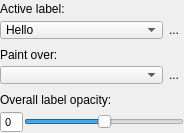
<?xml version="1.0" encoding="UTF-8"?>
<ui version="4.0">
 <class>LabelInspector</class>
 <widget class="QWidget" name="LabelInspector">
  <property name="geometry">
   <rect>
    <x>0</x>
    <y>0</y>
    <width>184</width>
    <height>133</height>
   </rect>
  </property>
  <property name="sizePolicy">
   <sizepolicy hsizetype="Fixed" vsizetype="Preferred">
    <horstretch>0</horstretch>
    <verstretch>0</verstretch>
   </sizepolicy>
  </property>
  <property name="maximumSize">
   <size>
    <width>16777215</width>
    <height>16777215</height>
   </size>
  </property>
  <property name="windowTitle">
   <string>Form</string>
  </property>
  <property name="styleSheet">
   <string notr="true"/>
  </property>
  <layout class="QVBoxLayout" name="verticalLayout">
   <property name="spacing">
    <number>0</number>
   </property>
   <property name="leftMargin">
    <number>0</number>
   </property>
   <property name="topMargin">
    <number>0</number>
   </property>
   <property name="rightMargin">
    <number>0</number>
   </property>
   <property name="bottomMargin">
    <number>0</number>
   </property>
   <item>
    <widget class="QWidget" name="widget_5" native="true">
     <property name="styleSheet">
      <string notr="true">QLabel  {
font-size: 12px;
}

QComboBox {
  font-size:12px;
  padding: 0px 0px 0px 5px;
}

QSpinBox {
font-size: 11px;
}</string>
     </property>
     <layout class="QGridLayout" name="gridLayout" columnstretch="0,1,0">
      <property name="leftMargin">
       <number>0</number>
      </property>
      <property name="topMargin">
       <number>0</number>
      </property>
      <property name="rightMargin">
       <number>0</number>
      </property>
      <property name="bottomMargin">
       <number>0</number>
      </property>
      <property name="horizontalSpacing">
       <number>1</number>
      </property>
      <property name="verticalSpacing">
       <number>2</number>
      </property>
      <item row="0" column="0" colspan="3">
       <widget class="QLabel" name="label">
        <property name="font">
         <font>
          <pointsize>-1</pointsize>
         </font>
        </property>
        <property name="styleSheet">
         <string notr="true"/>
        </property>
        <property name="text">
         <string>Active label:</string>
        </property>
       </widget>
      </item>
      <item row="7" column="1" colspan="2">
       <widget class="QSlider" name="inOpacity">
        <property name="toolTip">
         <string>&lt;html&gt;&lt;head/&gt;&lt;body&gt;&lt;p&gt;&lt;span style=&quot; font-weight:600;&quot;&gt;Label Opacity (A,S,D keys)&lt;/span&gt;&lt;/p&gt;&lt;p&gt;Change the overall opacity of segmentation labels.&lt;br&gt;&lt;/p&gt;&lt;table border=&quot;0&quot; style=&quot; margin-top:0px; margin-bottom:0px; margin-left:0px; margin-right:0px;&quot; cellspacing=&quot;2&quot; cellpadding=&quot;0&quot;&gt;&lt;tr&gt;&lt;td style=&quot; padding-left:5; padding-right:5; padding-top:0; padding-bottom:0;&quot;&gt;&lt;p&gt;A,D&lt;/p&gt;&lt;/td&gt;&lt;td style=&quot; padding-left:5; padding-right:5; padding-top:0; padding-bottom:0;&quot;&gt;&lt;p&gt;Make labels less/more opaque&lt;/p&gt;&lt;/td&gt;&lt;/tr&gt;&lt;tr&gt;&lt;td style=&quot; padding-left:5; padding-right:5; padding-top:0; padding-bottom:0;&quot;&gt;&lt;p&gt;S&lt;/p&gt;&lt;/td&gt;&lt;td style=&quot; padding-left:5; padding-right:5; padding-top:0; padding-bottom:0;&quot;&gt;&lt;p&gt;Toggle label visibility on and off&lt;/p&gt;&lt;/td&gt;&lt;/tr&gt;&lt;/table&gt;&lt;/body&gt;&lt;/html&gt;</string>
        </property>
        <property name="minimum">
         <number>0</number>
        </property>
        <property name="maximum">
         <number>100</number>
        </property>
        <property name="singleStep">
         <number>1</number>
        </property>
        <property name="pageStep">
         <number>10</number>
        </property>
        <property name="value">
         <number>50</number>
        </property>
        <property name="orientation">
         <enum>Qt::Orientation::Horizontal</enum>
        </property>
        <property name="tickPosition">
         <enum>QSlider::TickPosition::NoTicks</enum>
        </property>
        <property name="tickInterval">
         <number>25</number>
        </property>
       </widget>
      </item>
      <item row="4" column="0" colspan="2">
       <widget class="QComboBox" name="inBackLabel">
        <property name="toolTip">
         <string>&lt;html&gt;&lt;head/&gt;&lt;body&gt;&lt;p&gt;&lt;span style=&quot; font-weight:600;&quot;&gt;&amp;quot;Paint Over&amp;quot; Mask&lt;/span&gt;&lt;/p&gt;&lt;p&gt;Determines how segmentation operations such as drawing polygons affect voxels in the segmentation image.&lt;br/&gt;&lt;/p&gt;&lt;table border=&quot;0&quot; style=&quot; margin-top:0px; margin-bottom:0px; margin-left:0px; margin-right:0px;&quot; cellspacing=&quot;2&quot; cellpadding=&quot;0&quot;&gt;&lt;tr&gt;&lt;td&gt;&lt;p&gt;&lt;span style=&quot; text-decoration: underline;&quot;&gt;Paint over mask&lt;/span&gt;&lt;/p&gt;&lt;/td&gt;&lt;td&gt;&lt;p&gt;&lt;span style=&quot; text-decoration: underline;&quot;&gt;Which voxels are affected:&lt;/span&gt;&lt;/p&gt;&lt;/td&gt;&lt;/tr&gt;&lt;tr&gt;&lt;td&gt;&lt;p&gt;All labels&lt;/p&gt;&lt;/td&gt;&lt;td&gt;&lt;p&gt;All voxels&lt;/p&gt;&lt;/td&gt;&lt;/tr&gt;&lt;tr&gt;&lt;td&gt;&lt;p&gt;All visible labels  &amp;nbsp;&amp;nbsp; &lt;/p&gt;&lt;/td&gt;&lt;td&gt;&lt;p&gt;All voxels except those labeled with a hidden label&lt;/p&gt;&lt;/td&gt;&lt;/tr&gt;&lt;tr&gt;&lt;td&gt;&lt;p&gt;Clear label&lt;/p&gt;&lt;/td&gt;&lt;td&gt;&lt;p&gt;Voxels that have not been assigned a label already&lt;/p&gt;&lt;/td&gt;&lt;/tr&gt;&lt;tr&gt;&lt;td&gt;&lt;p&gt;Specific label&lt;/p&gt;&lt;/td&gt;&lt;td&gt;&lt;p&gt;Voxels that have the specific label &lt;/p&gt;&lt;/td&gt;&lt;/tr&gt;&lt;/table&gt;&lt;/body&gt;&lt;/html&gt;</string>
        </property>
       </widget>
      </item>
      <item row="1" column="0" colspan="2">
       <widget class="QComboBox" name="inForeLabel">
        <property name="toolTip">
         <string>&lt;html&gt;&lt;head/&gt;&lt;body&gt;&lt;p&gt;&lt;span style=&quot; font-weight:600;&quot;&gt;Active Segmentation Label (&amp;lt;,&amp;gt;)&lt;/span&gt;&lt;/p&gt;&lt;p&gt;Select the label used for segmentation operations, including manual and automatic tools. When segmentations are generated, they will be assigned the active segmentation label. &lt;/p&gt;&lt;/body&gt;&lt;/html&gt;</string>
        </property>
        <property name="styleSheet">
         <string notr="true">QAbstractItemView::item {
spacing:10;
}</string>
        </property>
        <property name="editable">
         <bool>false</bool>
        </property>
        <property name="insertPolicy">
         <enum>QComboBox::InsertPolicy::InsertAtBottom</enum>
        </property>
        <item>
         <property name="text">
          <string>Hello</string>
         </property>
        </item>
       </widget>
      </item>
      <item row="3" column="0" colspan="3">
       <widget class="QLabel" name="label_2">
        <property name="font">
         <font>
          <pointsize>-1</pointsize>
         </font>
        </property>
        <property name="styleSheet">
         <string notr="true"/>
        </property>
        <property name="text">
         <string>Paint over:</string>
        </property>
       </widget>
      </item>
      <item row="2" column="0">
       <spacer name="verticalSpacer">
        <property name="orientation">
         <enum>Qt::Orientation::Vertical</enum>
        </property>
        <property name="sizeType">
         <enum>QSizePolicy::Policy::Fixed</enum>
        </property>
        <property name="sizeHint" stdset="0">
         <size>
          <width>20</width>
          <height>4</height>
         </size>
        </property>
       </spacer>
      </item>
      <item row="4" column="2">
       <widget class="QToolButton" name="bntLabelSwap">
        <property name="maximumSize">
         <size>
          <width>20</width>
          <height>20</height>
         </size>
        </property>
        <property name="text">
         <string>...</string>
        </property>
        <property name="icon">
         <iconset theme="QIcon::ThemeIcon::SyncSynchronizing"/>
        </property>
        <property name="iconSize">
         <size>
          <width>12</width>
          <height>12</height>
         </size>
        </property>
        <property name="autoRaise">
         <bool>true</bool>
        </property>
       </widget>
      </item>
      <item row="6" column="0" colspan="3">
       <widget class="QLabel" name="label_6">
        <property name="font">
         <font>
          <pointsize>-1</pointsize>
         </font>
        </property>
        <property name="styleSheet">
         <string notr="true"/>
        </property>
        <property name="text">
         <string>Overall label opacity:</string>
        </property>
       </widget>
      </item>
      <item row="1" column="2">
       <widget class="QToolButton" name="btnLabelContext">
        <property name="maximumSize">
         <size>
          <width>20</width>
          <height>20</height>
         </size>
        </property>
        <property name="text">
         <string>...</string>
        </property>
        <property name="icon">
         <iconset>
          <normalon>:/root/context_gray_12.png</normalon>
         </iconset>
        </property>
        <property name="iconSize">
         <size>
          <width>12</width>
          <height>12</height>
         </size>
        </property>
        <property name="autoRaise">
         <bool>true</bool>
        </property>
       </widget>
      </item>
      <item row="7" column="0">
       <widget class="QSpinBox" name="inOpacityValue">
        <property name="maximumSize">
         <size>
          <width>32</width>
          <height>16777215</height>
         </size>
        </property>
        <property name="toolTip">
         <string>&lt;html&gt;&lt;head/&gt;&lt;body&gt;&lt;p&gt;&lt;span style=&quot; font-weight:600;&quot;&gt;Label Opacity (A,S,D keys)&lt;/span&gt;&lt;/p&gt;&lt;p&gt;Change the overall opacity of segmentation labels.&lt;br&gt;&lt;/p&gt;&lt;table border=&quot;0&quot; style=&quot; margin-top:0px; margin-bottom:0px; margin-left:0px; margin-right:0px;&quot; cellspacing=&quot;2&quot; cellpadding=&quot;0&quot;&gt;&lt;tr&gt;&lt;td style=&quot; padding-left:5; padding-right:5; padding-top:0; padding-bottom:0;&quot;&gt;&lt;p&gt;A,D&lt;/p&gt;&lt;/td&gt;&lt;td style=&quot; padding-left:5; padding-right:5; padding-top:0; padding-bottom:0;&quot;&gt;&lt;p&gt;Make labels less/more opaque&lt;/p&gt;&lt;/td&gt;&lt;/tr&gt;&lt;tr&gt;&lt;td style=&quot; padding-left:5; padding-right:5; padding-top:0; padding-bottom:0;&quot;&gt;&lt;p&gt;S&lt;/p&gt;&lt;/td&gt;&lt;td style=&quot; padding-left:5; padding-right:5; padding-top:0; padding-bottom:0;&quot;&gt;&lt;p&gt;Toggle label visibility on and off&lt;/p&gt;&lt;/td&gt;&lt;/tr&gt;&lt;/table&gt;&lt;/body&gt;&lt;/html&gt;</string>
        </property>
        <property name="frame">
         <bool>true</bool>
        </property>
        <property name="buttonSymbols">
         <enum>QAbstractSpinBox::ButtonSymbols::NoButtons</enum>
        </property>
       </widget>
      </item>
      <item row="5" column="0">
       <spacer name="verticalSpacer_2">
        <property name="orientation">
         <enum>Qt::Orientation::Vertical</enum>
        </property>
        <property name="sizeType">
         <enum>QSizePolicy::Policy::Fixed</enum>
        </property>
        <property name="sizeHint" stdset="0">
         <size>
          <width>20</width>
          <height>4</height>
         </size>
        </property>
       </spacer>
      </item>
     </layout>
    </widget>
   </item>
  </layout>
  <action name="actionEdit_Label">
   <property name="text">
    <string>Edit Label ...</string>
   </property>
   <property name="toolTip">
    <string>Edit the selected label in Label Editor dialog</string>
   </property>
   <property name="menuRole">
    <enum>QAction::MenuRole::NoRole</enum>
   </property>
  </action>
  <action name="actionLocate_Center_of_Mass">
   <property name="text">
    <string>Locate Center of Mass</string>
   </property>
   <property name="toolTip">
    <string>Place the 3D cursor at the center of mass of voxels assigned this label</string>
   </property>
   <property name="menuRole">
    <enum>QAction::MenuRole::NoRole</enum>
   </property>
  </action>
  <action name="actionNew_label">
   <property name="text">
    <string>New Label</string>
   </property>
   <property name="toolTip">
    <string>Create and select new segmentation label</string>
   </property>
   <property name="menuRole">
    <enum>QAction::MenuRole::NoRole</enum>
   </property>
  </action>
  <action name="actionDuplicate_Label">
   <property name="text">
    <string>Duplicate Label</string>
   </property>
   <property name="toolTip">
    <string>Create a new label with the same properties as the selected label</string>
   </property>
   <property name="menuRole">
    <enum>QAction::MenuRole::NoRole</enum>
   </property>
  </action>
 </widget>
 <resources/>
 <connections/>
</ui>
